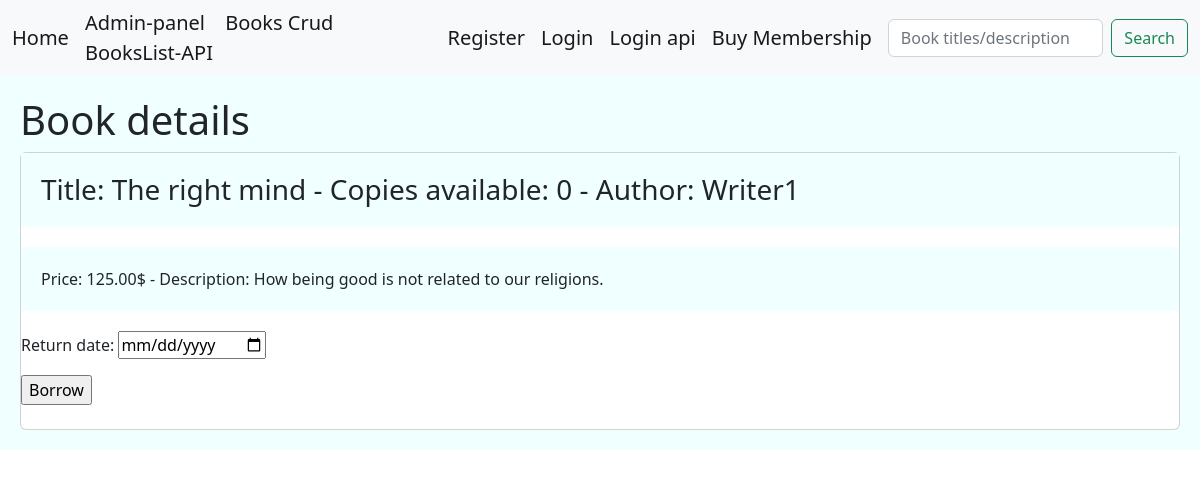
Page /books/1/ on the committed database.
### library/models.py (models this page shows, shortened)
class Books(models.Model):
    title = models.CharField(max_length=100)
    description = models.TextField(null=True)
    price = models.DecimalField(max_digits=6 , decimal_places=2, default=0.00)
    shabak = models.CharField(max_length=150,null=True)
    copies_available = models.PositiveIntegerField(default=4)
    genre = models.ForeignKey('Genre', on_delete=models.SET_NULL, null=True)
    author = models.ForeignKey('Author', on_delete=models.SET_NULL, null=True)

class Author(models.Model):
    author = models.CharField(max_length=150,null=True)
    born_city = models.CharField(max_length=200, null=True)
    def __str__(self):
        return self.author

### library/views.py (the view, shortened to what this page needs)
# urls.py: path('books/<int:books_id>/',views.BorrowBook.as_view(), name='borrow'),
class BorrowBook(View):
    form_class = DateInputForm
    template_class = 'library/borrow.html'
    def get(self,request, books_id):
        book = get_object_or_404(Books, id=books_id)
        form = self.form_class()
        return render(request,self.template_class,{'form':form,'book':book})

### library/forms.py
class DateInputForm(forms.Form):
    Return_date = forms.DateField(widget=forms.DateInput(attrs={'type': 'date'}))

### library/templates/library/borrow.html (shortened to what this page needs)
<!DOCTYPE html>
<html lang="en">
<head>
    <link href="https://cdn.jsdelivr.net/npm/bootstrap@5.2.0-beta1/dist/css/bootstrap.min.css" rel="stylesheet">
</head>
<body>
{% include 'include/navbar.html' %}
<div class="jumbotron">
    {% block content %} <H1> Book details </H1>
    <div class="card">
        <h3 class="card-title jumbotron">Title: {{ book.title }} - Copies available: {{book.copies_available}} - Author: {{book.author}} </h3>
        <ul class="card-title jumbotron">Price: {{ book.price }}$ - Description: {{ book.description }}  </ul>
        <form action=" " method="post">
            {{ form.as_p }}
            <input type="submit" value="Borrow">
        </form>
    <br/>
    </div>
    {% endblock %}
</div>
</body>
</html>

### library/templates/library/borrow.html (style rules this page uses)
.jumbotron { padding: 20px; margin-bottom: 20px; background-color: azure; }

### rows in the picture
Books: title "The right mind", copies_available "0", author "Writer1", price "125.00", description "How being good is not related to our religions."
